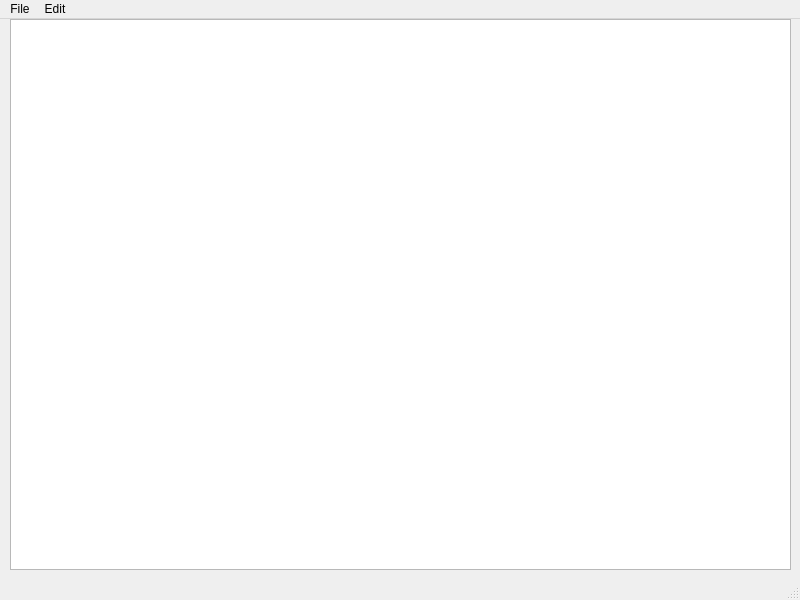
<?xml version="1.0" encoding="UTF-8"?>
<ui version="4.0">
 <class>MainWindow</class>
 <widget class="QMainWindow" name="MainWindow">
  <property name="geometry">
   <rect>
    <x>0</x>
    <y>0</y>
    <width>800</width>
    <height>600</height>
   </rect>
  </property>
  <property name="windowTitle">
   <string>MainWindow</string>
  </property>
  <widget class="QWidget" name="centralwidget">
   <widget class="QWidget" name="verticalLayoutWidget">
    <property name="geometry">
     <rect>
      <x>10</x>
      <y>0</y>
      <width>781</width>
      <height>551</height>
     </rect>
    </property>
    <layout class="QVBoxLayout" name="verticalLayout">
     <item>
      <widget class="QTextEdit" name="textEdit"/>
     </item>
    </layout>
   </widget>
  </widget>
  <widget class="QMenuBar" name="menubar">
   <property name="geometry">
    <rect>
     <x>0</x>
     <y>0</y>
     <width>800</width>
     <height>22</height>
    </rect>
   </property>
   <widget class="QMenu" name="menuFile">
    <property name="title">
     <string>File</string>
    </property>
    <addaction name="actionNew"/>
    <addaction name="actionOpen"/>
    <addaction name="actionSave_As"/>
    <addaction name="actionPrint"/>
    <addaction name="actionExit"/>
   </widget>
   <widget class="QMenu" name="menuEdit">
    <property name="title">
     <string>Edit</string>
    </property>
    <addaction name="actionCopy"/>
    <addaction name="actionPaste"/>
    <addaction name="actionCut"/>
    <addaction name="actionUndo"/>
    <addaction name="actionRedo"/>
   </widget>
   <addaction name="menuFile"/>
   <addaction name="menuEdit"/>
  </widget>
  <widget class="QStatusBar" name="statusbar"/>
  <action name="actionNew">
   <property name="text">
    <string>New</string>
   </property>
  </action>
  <action name="actionOpen">
   <property name="text">
    <string>Open</string>
   </property>
  </action>
  <action name="actionSave_As">
   <property name="text">
    <string>Save As</string>
   </property>
  </action>
  <action name="actionPrint">
   <property name="text">
    <string>Print</string>
   </property>
  </action>
  <action name="actionCopy">
   <property name="text">
    <string>Copy</string>
   </property>
  </action>
  <action name="actionPaste">
   <property name="text">
    <string>Paste</string>
   </property>
  </action>
  <action name="actionCut">
   <property name="text">
    <string>Cut</string>
   </property>
  </action>
  <action name="actionUndo">
   <property name="text">
    <string>Undo</string>
   </property>
  </action>
  <action name="actionRedo">
   <property name="text">
    <string>Redo</string>
   </property>
  </action>
  <action name="actionExit">
   <property name="text">
    <string>Exit</string>
   </property>
  </action>
 </widget>
 <resources/>
 <connections/>
</ui>
